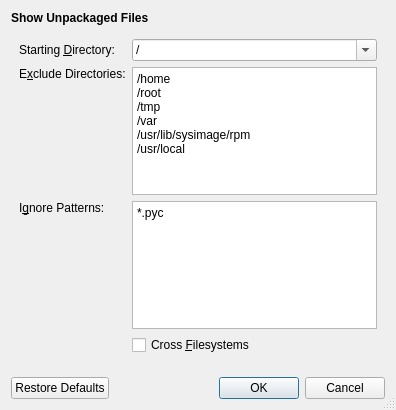
<?xml version="1.0" encoding="UTF-8"?>
<ui version="4.0">
 <class>ShowUnpkgFilesDialog</class>
 <widget class="QDialog" name="ShowUnpkgFilesDialog">
  <property name="geometry">
   <rect>
    <x>0</x>
    <y>0</y>
    <width>396</width>
    <height>410</height>
   </rect>
  </property>
  <property name="windowTitle">
   <string>Show Unpackaged Files</string>
  </property>
  <property name="sizeGripEnabled">
   <bool>true</bool>
  </property>
  <layout class="QVBoxLayout" name="verticalLayout">
   <item>
    <widget class="QLabel" name="dialogHeading">
     <property name="font">
      <font>
       <weight>75</weight>
       <bold>true</bold>
      </font>
     </property>
     <property name="text">
      <string>Show Unpackaged Files</string>
     </property>
    </widget>
   </item>
   <item>
    <layout class="QGridLayout" name="gridLayout">
     <property name="leftMargin">
      <number>8</number>
     </property>
     <property name="topMargin">
      <number>8</number>
     </property>
     <property name="rightMargin">
      <number>8</number>
     </property>
     <property name="bottomMargin">
      <number>16</number>
     </property>
     <item row="2" column="0" alignment="Qt::AlignTop">
      <widget class="QLabel" name="ignorePatternsCaption">
       <property name="text">
        <string>I&amp;gnore Patterns:</string>
       </property>
       <property name="buddy">
        <cstring>ignorePatternsTextEdit</cstring>
       </property>
      </widget>
     </item>
     <item row="0" column="1">
      <widget class="QComboBox" name="startingDirComboBox">
       <property name="editable">
        <bool>true</bool>
       </property>
       <property name="currentIndex">
        <number>0</number>
       </property>
       <item>
        <property name="text">
         <string notr="true">/</string>
        </property>
       </item>
       <item>
        <property name="text">
         <string notr="true">/usr</string>
        </property>
       </item>
       <item>
        <property name="text">
         <string notr="true">/usr/lib</string>
        </property>
       </item>
       <item>
        <property name="text">
         <string notr="true">/usr/share</string>
        </property>
       </item>
       <item>
        <property name="text">
         <string notr="true">/lib</string>
        </property>
       </item>
       <item>
        <property name="text">
         <string notr="true">/etc</string>
        </property>
       </item>
       <item>
        <property name="text">
         <string notr="true">/opt</string>
        </property>
       </item>
      </widget>
     </item>
     <item row="1" column="1">
      <widget class="QPlainTextEdit" name="excludeDirsTextEdit">
       <property name="sizePolicy">
        <sizepolicy hsizetype="Expanding" vsizetype="Expanding">
         <horstretch>0</horstretch>
         <verstretch>1</verstretch>
        </sizepolicy>
       </property>
       <property name="minimumSize">
        <size>
         <width>160</width>
         <height>73</height>
        </size>
       </property>
       <property name="toolTip">
        <string>&lt;nobr&gt;Do not show directories matching a full path pattern, &lt;/nobr&gt;with no trailing slash, using *, ?, and [] as wildcards.</string>
       </property>
       <property name="lineWrapMode">
        <enum>QPlainTextEdit::NoWrap</enum>
       </property>
       <property name="plainText">
        <string notr="true">/home
/root
/tmp
/var
/usr/lib/sysimage/rpm
/usr/local
</string>
       </property>
      </widget>
     </item>
     <item row="0" column="0">
      <widget class="QLabel" name="startingDirCaption">
       <property name="text">
        <string>Starting &amp;Directory:</string>
       </property>
       <property name="buddy">
        <cstring>startingDirComboBox</cstring>
       </property>
      </widget>
     </item>
     <item row="1" column="0" alignment="Qt::AlignTop">
      <widget class="QLabel" name="excludeDirsCaption">
       <property name="text">
        <string>E&amp;xclude Directories:</string>
       </property>
       <property name="buddy">
        <cstring>excludeDirsTextEdit</cstring>
       </property>
      </widget>
     </item>
     <item row="2" column="1">
      <widget class="QPlainTextEdit" name="ignorePatternsTextEdit">
       <property name="sizePolicy">
        <sizepolicy hsizetype="Expanding" vsizetype="Expanding">
         <horstretch>0</horstretch>
         <verstretch>1</verstretch>
        </sizepolicy>
       </property>
       <property name="minimumSize">
        <size>
         <width>160</width>
         <height>73</height>
        </size>
       </property>
       <property name="toolTip">
        <string>Ignore files matching either:&lt;br/&gt;1) a filename suffix, in the format *.abc;&lt;br/&gt;&lt;nobr&gt;2) a filename, excluding the path, using *, ?, and [] as wildcards;&lt;nobr/&gt;&lt;br/&gt;3) a full path, using *, ?, and [] as wildcards.</string>
       </property>
       <property name="lineWrapMode">
        <enum>QPlainTextEdit::NoWrap</enum>
       </property>
       <property name="plainText">
        <string notr="true">*.pyc
</string>
       </property>
      </widget>
     </item>
     <item row="3" column="1">
      <widget class="QCheckBox" name="crossFilesystemsCheckBox">
       <property name="toolTip">
        <string>Normal mounts only,
no bind mounts,
no multiple mounts,
no network mounts</string>
       </property>
       <property name="text">
        <string>Cross &amp;Filesystems</string>
       </property>
      </widget>
     </item>
    </layout>
   </item>
   <item>
    <widget class="QDialogButtonBox" name="buttonBox">
     <property name="orientation">
      <enum>Qt::Horizontal</enum>
     </property>
     <property name="standardButtons">
      <set>QDialogButtonBox::Cancel|QDialogButtonBox::Ok|QDialogButtonBox::RestoreDefaults</set>
     </property>
    </widget>
   </item>
  </layout>
 </widget>
 <tabstops>
  <tabstop>startingDirComboBox</tabstop>
  <tabstop>excludeDirsTextEdit</tabstop>
  <tabstop>ignorePatternsTextEdit</tabstop>
 </tabstops>
 <resources/>
 <connections>
  <connection>
   <sender>buttonBox</sender>
   <signal>accepted()</signal>
   <receiver>ShowUnpkgFilesDialog</receiver>
   <slot>accept()</slot>
   <hints>
    <hint type="sourcelabel">
     <x>167</x>
     <y>265</y>
    </hint>
    <hint type="destinationlabel">
     <x>167</x>
     <y>144</y>
    </hint>
   </hints>
  </connection>
  <connection>
   <sender>buttonBox</sender>
   <signal>rejected()</signal>
   <receiver>ShowUnpkgFilesDialog</receiver>
   <slot>reject()</slot>
   <hints>
    <hint type="sourcelabel">
     <x>167</x>
     <y>265</y>
    </hint>
    <hint type="destinationlabel">
     <x>167</x>
     <y>144</y>
    </hint>
   </hints>
  </connection>
 </connections>
</ui>
